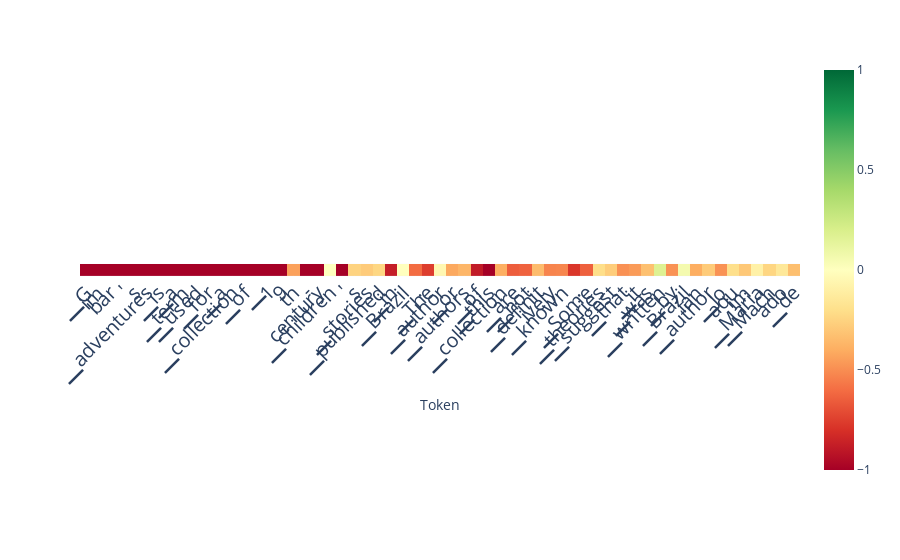

Here is the notebook cell this chart was saved with:
### Code cell
scores_per_token = doc.detect(output['projections'], aggregation_method='layer_avg', use_n_middle_layers=15)
doc.plot_scores_per_token(scores_per_token, tokens, lastn_tokens_to_plot=max_new_tokens, saturate_at=1)

### Figure 1 — Plotly figure (JSON) as saved in the notebook; plotly's stock layout.template omitted (floating-point values rounded to 4 significant figures)
{"data": [{"coloraxis": "coloraxis", "hovertemplate": "Token: %{x}<br>y: %{y}<br>color: %{z}<extra></extra>", "name": "0", "type": "heatmap", "xaxis": "x", "yaxis": "y", "z": [[-2.9, -2.547, -2.447, -2.084, -2.529, -1.291, -1.458, -2.137, -1.236, -1.365, -1.728, -2.23, -1.015, -1.92, -1.352, -1.365, -1.182, -0.4414, -1.055, -1.087, 0.003815, -1.152, -0.2517, -0.2822, -0.2357, -0.8745, -0.002909, -0.604, -0.7583, -0.05276, -0.4158, -0.3684, -0.8882, -1.1, -0.3962, -0.6509, -0.6367, -0.342, -0.5303, -0.5234, -0.7798, -0.6416, -0.2028, -0.2773, -0.4895, -0.4597, -0.3298, 0.1736, -0.4875, 0.06039, -0.4011, -0.2854, -0.4851, -0.1975, -0.2952, -0.09161, -0.241, -0.1477, -0.3311]]}], "layout": {"autosize": true, "coloraxis": {"cmax": 1, "cmin": -1, "colorscale": [[0, "rgb(165,0,38)"], [0.1, "rgb(215,48,39)"], [0.2, "rgb(244,109,67)"], [0.3, "rgb(253,174,97)"], [0.4, "rgb(254,224,139)"], [0.5, "rgb(255,255,191)"], [0.6, "rgb(217,239,139)"], [0.7, "rgb(166,217,106)"], [0.8, "rgb(102,189,99)"], [0.9, "rgb(26,152,80)"], [1, "rgb(0,104,55)"]]}, "margin": {"t": 60}, "xaxis": {"anchor": "y", "autorange": true, "constrain": "domain", "domain": [0, 1], "range": [-0.5, 58.5], "scaleanchor": "y", "tickangle": -45, "tickfont": {"size": 20}, "ticktext": ["▁G", "im", "bar", "'", "s", "▁adventures", "▁is", "▁a", "▁term", "▁used", "▁for", "▁a", "▁collection", "▁of", "▁", "1", "9", "th", "-", "century", "▁children", "'", "s", "▁stories", "▁published", "▁in", "▁Brazil", ".", "▁The", "▁author", "▁or", "▁authors", "▁of", "▁this", "▁collection", "▁are", "▁not", "▁definit", "ively", "▁known", ".", "▁Some", "▁theories", "▁suggest", "▁that", "▁it", "▁was", "▁written", "▁by", "▁Brazil", "ian", "▁author", "▁Jo", "aqu", "im", "▁Maria", "▁Mach", "ado", "▁de", "▁Ass"], "tickvals": [0, 1, 2, 3, 4, 5, 6, 7, 8, 9, 10, 11, 12, 13, 14, 15, 16, 17, 18, 19, 20, 21, 22, 23, 24, 25, 26, 27, 28, 29, 30, 31, 32, 33, 34, 35, 36, 37, 38, 39, 40, 41, 42, 43, 44, 45, 46, 47, 48, 49, 50, 51, 52, 53, 54, 55, 56, 57, 58, 59], "title": {"text": "Token"}}, "yaxis": {"anchor": "x", "autorange": true, "constrain": "domain", "domain": [0.4683, 0.5317], "range": [0.5, -0.5], "showticklabels": false}}}
